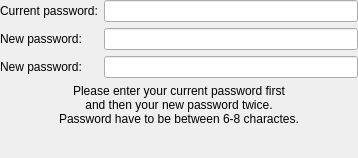
<ui version="4.0" >
 <class>ICQChangePassword</class>
 <widget class="QWidget" name="ICQChangePassword" >
  <property name="geometry" >
   <rect>
    <x>0</x>
    <y>0</y>
    <width>358</width>
    <height>158</height>
   </rect>
  </property>
  <layout class="QVBoxLayout" >
   <property name="leftMargin" >
    <number>0</number>
   </property>
   <property name="topMargin" >
    <number>0</number>
   </property>
   <property name="rightMargin" >
    <number>0</number>
   </property>
   <property name="bottomMargin" >
    <number>0</number>
   </property>
   <item>
    <layout class="QGridLayout" >
     <item row="0" column="0" >
      <widget class="QLabel" name="textLabel1" >
       <property name="text" >
        <string>Current password:</string>
       </property>
       <property name="buddy" >
        <cstring>currentPassword</cstring>
       </property>
      </widget>
     </item>
     <item row="0" column="1" >
      <widget class="QLineEdit" name="currentPassword" >
       <property name="maxLength" >
        <number>8</number>
       </property>
       <property name="echoMode" >
        <enum>QLineEdit::Password</enum>
       </property>
      </widget>
     </item>
     <item row="1" column="0" >
      <widget class="QLabel" name="textLabel2" >
       <property name="text" >
        <string>New password:</string>
       </property>
       <property name="buddy" >
        <cstring>newPassword1</cstring>
       </property>
      </widget>
     </item>
     <item row="1" column="1" >
      <widget class="QLineEdit" name="newPassword1" >
       <property name="maxLength" >
        <number>8</number>
       </property>
       <property name="echoMode" >
        <enum>QLineEdit::Password</enum>
       </property>
      </widget>
     </item>
     <item row="2" column="0" >
      <widget class="QLabel" name="textLabel3" >
       <property name="text" >
        <string>New password:</string>
       </property>
       <property name="buddy" >
        <cstring>newPassword2</cstring>
       </property>
      </widget>
     </item>
     <item row="2" column="1" >
      <widget class="QLineEdit" name="newPassword2" >
       <property name="maxLength" >
        <number>8</number>
       </property>
       <property name="echoMode" >
        <enum>QLineEdit::Password</enum>
       </property>
      </widget>
     </item>
    </layout>
   </item>
   <item>
    <widget class="QLabel" name="lblStatus" >
     <property name="sizePolicy" >
      <sizepolicy vsizetype="Maximum" hsizetype="Preferred" >
       <horstretch>0</horstretch>
       <verstretch>0</verstretch>
      </sizepolicy>
     </property>
     <property name="text" >
      <string>Please enter your current password first
and then your new password twice.
Password have to be between 6-8 charactes.</string>
     </property>
     <property name="alignment" >
      <set>Qt::AlignCenter</set>
     </property>
    </widget>
   </item>
   <item>
    <spacer>
     <property name="orientation" >
      <enum>Qt::Vertical</enum>
     </property>
     <property name="sizeHint" >
      <size>
       <width>20</width>
       <height>0</height>
      </size>
     </property>
    </spacer>
   </item>
  </layout>
 </widget>
 <layoutdefault spacing="6" margin="11" />
 <pixmapfunction>qPixmapFromMimeSource</pixmapfunction>
 <resources/>
 <connections/>
</ui>
